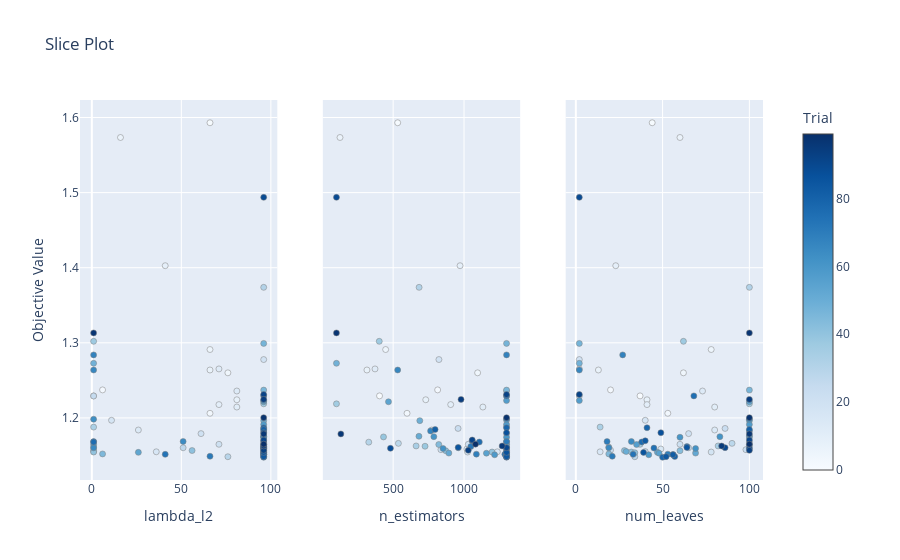

Here is the notebook cell this chart was saved with:
### Code cell
important_hyperparams = sorted(study.best_trial.params, key=study.best_trial.params.get, reverse=True)[:3]
optuna.visualization.plot_slice(study=optuna.load_study(study_name=study_name, storage=db_path), params=important_hyperparams)
